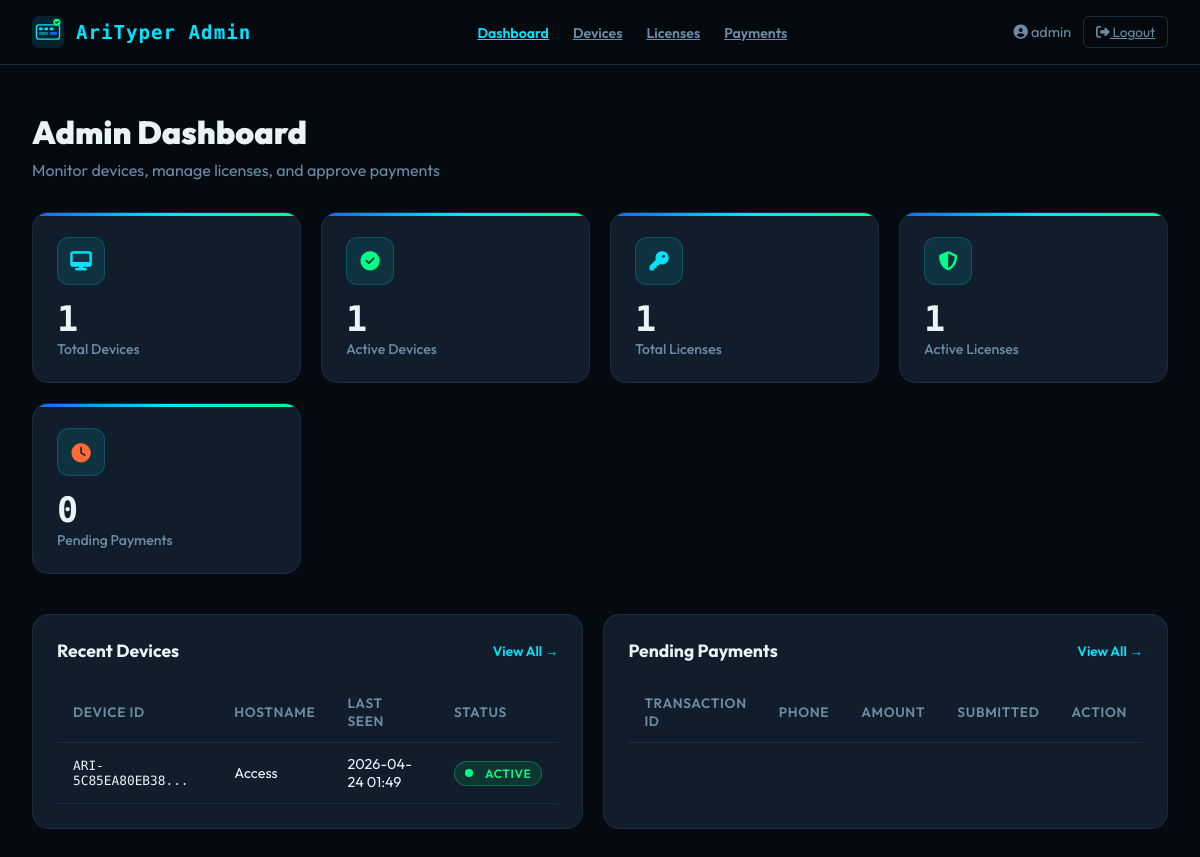
The page /dashboard (signed in) on the database its author committed.
### tables this page shows
CREATE TABLE devices (
            id INTEGER PRIMARY KEY AUTOINCREMENT,
            device_id TEXT UNIQUE,
            hostname TEXT,
            os_info TEXT,
            first_seen TIMESTAMP,
            last_seen TIMESTAMP,
            status TEXT DEFAULT 'active',
            license_key TEXT,
            license_status TEXT,
            ip_address TEXT,
            user_info TEXT
        );

### app.py (the view)
@app.route('/dashboard')
def dashboard():
    if 'admin_logged_in' not in session:
        return redirect(url_for('login'))
    conn = get_db_connection()
    stats = {
        'total_devices': conn.execute('SELECT COUNT(*) FROM devices').fetchone()[0],
        'active_devices': conn.execute('SELECT COUNT(*) FROM devices WHERE status = "active"').fetchone()[0],
        'total_licenses': conn.execute('SELECT COUNT(*) FROM licenses').fetchone()[0],
        'active_licenses': conn.execute('SELECT COUNT(*) FROM licenses WHERE status = "active"').fetchone()[0],
        'pending_payments': conn.execute('SELECT COUNT(*) FROM payments WHERE status = "pending"').fetchone()[0],
    }
    recent_devices = conn.execute('''
        SELECT device_id, hostname, last_seen, status, license_status
        FROM devices
        ORDER BY last_seen DESC
        LIMIT 5
    ''').fetchall()
    pending_payments = conn.execute('''
        SELECT transaction_id, phone_number, amount, network, submitted_at
        FROM payments
        WHERE status = "pending"
        ORDER BY submitted_at DESC
        LIMIT 5
    ''').fetchall()
    conn.close()
    return render_template('dashboard.html',
                        stats=stats,
                        recent_devices=recent_devices,
                        pending_payments=pending_payments)

### app.py (called while the page is built)
def get_db_connection():
    conn = sqlite3.connect(DB_FILE)
    conn.row_factory = sqlite3.Row
    return conn

### templates/dashboard.html (shortened to what this page needs)
<!DOCTYPE html>
<html lang="en">
<head>
  <link href="https://cdnjs.cloudflare.com/ajax/libs/font-awesome/6.4.0/css/all.min.css" rel="stylesheet" />
</head>
<body>
  <nav class="admin-nav">
    <div class="nav-inner">
      <div class="logo">
        AriTyper Admin
      </div>
      <ul class="nav-links">
        <li><a href="{{ url_for('dashboard') }}" class="active">Dashboard</a></li>
        <li><a href="{{ url_for('devices') }}">Devices</a></li>
        <li><a href="{{ url_for('licenses') }}">Licenses</a></li>
        <li><a href="{{ url_for('payments') }}">Payments</a></li>
      </ul>
      <div class="user-menu">
        <span><i class="fas fa-user-circle"></i> {{ session.admin_username }}</span>
        <a href="{{ url_for('logout') }}" class="logout-btn">
          <i class="fas fa-sign-out-alt"></i> Logout
        </a>
      </div>
    </div>
  </nav>
  <div class="main-content">
    <h1 style="font-size: 2rem; font-weight: 900; margin-bottom: 8px;">Admin Dashboard</h1>
    <p style="color: var(--muted); margin-bottom: 32px;">Monitor devices, manage licenses, and approve payments</p>
    <div class="stats-grid">
      <div class="stat-card">
        <div class="stat-icon"><i class="fas fa-desktop"></i></div>
        <div class="stat-value">{{ stats.total_devices }}</div>
        <div class="stat-label">Total Devices</div>
      </div>
      <div class="stat-card">
        <div class="stat-icon"><i class="fas fa-check-circle" style="color: var(--green);"></i></div>
        <div class="stat-value">{{ stats.active_devices }}</div>
        <div class="stat-label">Active Devices</div>
      </div>
      <div class="stat-card">
        <div class="stat-icon"><i class="fas fa-key"></i></div>
        <div class="stat-value">{{ stats.total_licenses }}</div>
        <div class="stat-label">Total Licenses</div>
      </div>
      <div class="stat-card">
        <div class="stat-icon"><i class="fas fa-shield-alt" style="color: var(--green);"></i></div>
        <div class="stat-value">{{ stats.active_licenses }}</div>
        <div class="stat-label">Active Licenses</div>
      </div>
      <div class="stat-card">
        <div class="stat-icon"><i class="fas fa-clock" style="color: var(--orange);"></i></div>
        <div class="stat-value">{{ stats.pending_payments }}</div>
        <div class="stat-label">Pending Payments</div>
      </div>
    </div>
    <div class="activity-grid">
      <div class="activity-card">
        <div class="card-header">
          <h3 class="card-title">Recent Devices</h3>
          <a href="{{ url_for('devices') }}" class="view-all">View All →</a>
        </div>
        <table class="data-table">
          <thead>
            <tr>
              <th>Device ID</th>
              <th>Hostname</th>
              <th>Last Seen</th>
              <th>Status</th>
            </tr>
          </thead>
          <tbody>
            {% for device in recent_devices %}
            <tr>
              <td style="font-family: var(--font-mono); font-size: 0.8rem;">{{ device.device_id[:16] }}...</td>
              <td>{{ device.hostname or 'Unknown' }}</td>
              <td>{{ device.last_seen[:16] if device.last_seen else 'Never' }}</td>
              <td>
                {% if device.status == 'active' %}
                  <span class="badge badge-success">
                    <span class="status-dot status-online"></span>Active
                  </span>
                {% else %}
                  <span class="badge badge-danger">
                    <span class="status-dot status-offline"></span>Inactive
                  </span>
                {% endif %}
              </td>
            </tr>
            {% endfor %}
          </tbody>
        </table>
      </div>
      <div class="activity-card">
        <div class="card-header">
          <h3 class="card-title">Pending Payments</h3>
          <a href="{{ url_for('payments') }}" class="view-all">View All →</a>
        </div>
        <table class="data-table">
          <thead>
            <tr>
              <th>Transaction ID</th>
              <th>Phone</th>
              <th>Amount</th>
              <th>Submitted</th>
              <th>Action</th>
            </tr>
          </thead>
        </table>
      </div>
    </div>
  </div>
</body>
</html>

### templates/dashboard.html (style rules this page uses)
:root { --bg: #050a10; --surface: #0c1520; --card: #111d2b; --border: #1a2d42; --cyan: #00e5ff; --blue: #1565ff; --green: #00ff87; --orange: #ff6b35; --red: #ff4757; --text: #e8f4f8; --muted: #6b8ca4; --font-head: 'Outfit', sans-serif; --font-mono: 'Space Mono', monospace; }
*, *::before, *::after { box-sizing: border-box; margin: 0; padding: 0; }
html { scroll-behavior: smooth; }
body { background: var(--bg); color: var(--text); font-family: var(--font-head); min-height: 100vh; }
.admin-nav { position: fixed; top: 0; left: 0; right: 0; z-index: 1000; background: rgba(5,10,16,0.95); backdrop-filter: blur(16px); border-bottom: 1px solid var(--border); padding: 16px 0; }
.nav-inner { max-width: 1400px; margin: 0 auto; padding: 0 32px; display: flex; align-items: center; justify-content: space-between; }
.logo { display: flex; align-items: center; gap: 12px; font-family: var(--font-mono); font-size: 1.2rem; font-weight: 700; color: var(--cyan); letter-spacing: 0.05em; }
.logo svg { width: 32px; height: 32px; }
.nav-links { display: flex; gap: 24px; list-style: none; }
.nav-links a { color: var(--muted); font-weight: 600; font-size: 0.88rem; transition: color 0.2s; }
.nav-links a.active { color: var(--cyan); }
.user-menu { display: flex; align-items: center; gap: 12px; color: var(--muted); font-size: 0.9rem; }
.logout-btn { background: none; border: 1px solid var(--border); color: var(--muted); padding: 6px 12px; border-radius: 6px; font-size: 0.85rem; cursor: pointer; transition: color 0.2s, border-color 0.2s; }
.main-content { margin-top: 80px; padding: 32px; max-width: 1400px; margin-left: auto; margin-right: auto; }
.stats-grid { display: grid; grid-template-columns: repeat(auto-fit, minmax(240px, 1fr)); gap: 20px; margin-bottom: 40px; }
.stat-card { background: var(--card); border: 1px solid var(--border); border-radius: 16px; padding: 24px; position: relative; overflow: hidden; }
.stat-card::before { content: ''; position: absolute; top: 0; left: 0; right: 0; height: 3px; background: linear-gradient(90deg, var(--blue), var(--cyan), var(--green)); }
.stat-icon { width: 48px; height: 48px; border-radius: 12px; background: rgba(0,229,255,0.1); border: 1px solid rgba(0,229,255,0.2); display: flex; align-items: center; justify-content: center; font-size: 1.2rem; color: var(--cyan); margin-bottom: 16px; }
.stat-value { font-size: 2.2rem; font-weight: 900; color: var(--text); font-family: var(--font-mono); line-height: 1; margin-bottom: 4px; }
.stat-label { color: var(--muted); font-size: 0.88rem; font-weight: 500; }
.activity-grid { display: grid; grid-template-columns: 1fr 1fr; gap: 20px; margin-bottom: 40px; }
.activity-card { background: var(--card); border: 1px solid var(--border); border-radius: 16px; padding: 24px; }
.card-header { display: flex; align-items: center; justify-content: space-between; margin-bottom: 20px; }
.card-title { font-size: 1.1rem; font-weight: 700; color: var(--text); }
.view-all { color: var(--cyan); font-size: 0.85rem; font-weight: 600; text-decoration: none; transition: color 0.2s; }
.data-table { width: 100%; border-collapse: collapse; }
.data-table th { text-align: left; padding: 12px 16px; border-bottom: 1px solid var(--border); font-weight: 600; font-size: 0.85rem; color: var(--muted); text-transform: uppercase; letter-spacing: 0.05em; }
.data-table td { padding: 12px 16px; border-bottom: 1px solid var(--border); font-size: 0.9rem; }
.badge { display: inline-flex; align-items: center; gap: 6px; padding: 4px 10px; border-radius: 100px; font-size: 0.75rem; font-weight: 600; text-transform: uppercase; letter-spacing: 0.05em; }
.badge-success { background: rgba(0,255,135,0.1); border: 1px solid rgba(0,255,135,0.3); color: var(--green); }
.status-dot { width: 8px; height: 8px; border-radius: 50%; display: inline-block; margin-right: 6px; }
.status-online { background: var(--green); }

### rows shown on the page
devices: device_id "ARI-5C85EA80EB38", hostname "Access", last_seen "2026-04-24 01:49", status "active" (drawn)

### other values the page prints
{{ session.admin_username }} "admin"
{{ stats.total_devices }} "1"
{{ stats.active_devices }} "1"
{{ stats.total_licenses }} "1"
{{ stats.active_licenses }} "1"
{{ stats.pending_payments }} "0"
